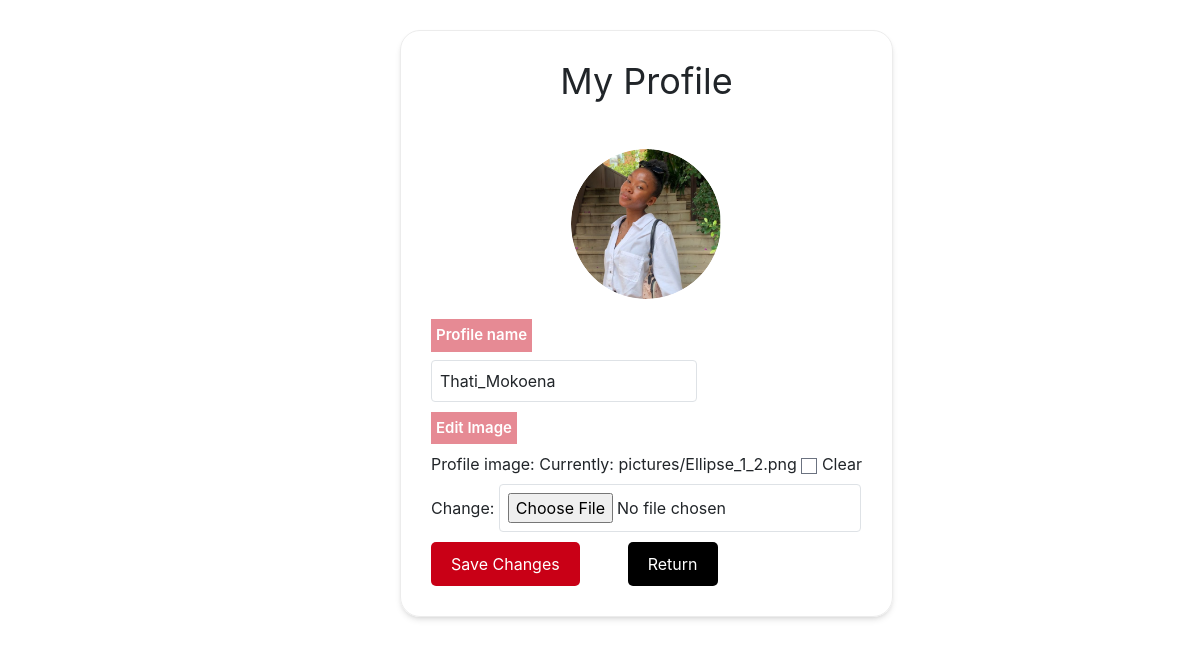
The app's page /profile (signed in) with its own data.
### mail/models.py (models this page shows, shortened)
class User(AbstractUser):
    pass

class Profile(models.Model):
    user = models.OneToOneField(User, on_delete=models.CASCADE)
    profile_image = models.ImageField(upload_to='pictures/', null=True, blank=True)

### mail/views.py (the view)
# urls.py: path("profile", views.profile, name="profile"),
@login_required
def profile(request):
    if request.method == 'POST':
        u_form = UserUpdateForm(request.POST, instance=request.user)
        p_form = ProfileForm(request.POST, request.FILES, instance=request.user.profile)
        if u_form.is_valid() and p_form.is_valid():
            u_form.save()
            p_form.save()
            return redirect('profile')
    else:
        u_form = UserUpdateForm(instance=request.user)
        p_form = ProfileForm(instance=request.user.profile)
    context = {
        'u_form': u_form,
        'p_form': p_form
    }
    return render(request, 'mail/profile.html', context)

### mail/forms.py
class UserUpdateForm(forms.ModelForm):
    class Meta:
        model = User
        fields = ['username']
        widgets = {
            'username': forms.TextInput(attrs={
                'class': 'w-full p-2 rounded border border-gray-300 focus:outline-none focus:ring-2 focus:ring-blue-500',
                'placeholder': 'Profile name'
            }),
        }

class ProfileForm(forms.ModelForm):
    class Meta:
        model = Profile
        fields = ['profile_image']
        widgets = {
            'profile_image': forms.ClearableFileInput(attrs={
                'class': 'w-full p-2 rounded border border-gray-300 focus:outline-none focus:ring-2 focus:ring-blue-500'
            }),
        }

### mail/templates/mail/profile.html (shortened to what this page needs)
{% extends "mail/layout.html" %}
{% load static tailwind_tags %}
{% load static %}
{% block body %}
<div class="profile-contain shadow-md ">
  <h2 class="flex mb-5 justify-center text-4xl">My Profile</h2>
  {% if user.profile.profile_image %}
  <img class="profile-image" width="150px" src="{{ user.profile.profile_image.url }}" alt="Profile Picture">
  {% else %}
  <p>No profile picture uploaded.</p>
  {% endif %}
  <form method="POST" enctype="multipart/form-data" class="form-container">
    <div>
      <label for="username" class="label">Profile name</label>
      {{ u_form.username }}
    </div>
    <div>
      <label for="username" class=" label">Edit Image</label>
      {{ p_form.as_p }}
    </div>
    <div class=" flex items-center justify-between">
      <button type="submit" class="submit-button mr-5">
        Save Changes
      </button>
      <a style=" text-decoration: none; color: white;" class="submit-button white" href=" {% url 'index' %}">Return
      </a>
    </div>
  </form>
</div>
{% endblock %}

### mail/templates/mail/layout.html (style rules this page uses)
.padding { padding: 0px; }

### mail/templates/mail/profile.html (style rules this page uses)
.profile-contain { display: flex; border: 1px solid rgb(236, 236, 236); flex-direction: column; border-radius: 20px; width: fit-content; align-items: center; position: absolute; padding: 30px; height: max-content; width: fit-content; margin-left: 400px; margin-top: 30px; }
.profile-image { margin-bottom: 20px; border-radius: 50%; }
.form-container { display: flex; flex-direction: column; gap: 10px; width: 100%; }
.submit-button { align-items: center; display: flex; justify-content: center; background-color: #C90016; color: white; padding: 10px 20px; width: fit-content; border-radius: 5px; cursor: pointer; }
.shadow-md { --tw-shadow: 0 4px 6px -1px rgb(0 0 0 / 0.1), 0 2px 4px -2px rgb(0 0 0 / 0.1); --tw-shadow-colored: 0 4px 6px -1px var(--tw-shadow-color), 0 2px 4px -2px var(--tw-shadow-color); box-shadow: var(--tw-ring-offset-shadow, 0 0 #0000), var(--tw-ring-shadow, 0 0 #0000), var(--tw-shadow); }
.label { width: fit-content; padding: 5px 5px; display: flex; font-size: 15px; font-weight: 600; color: white; background-color: #E68A94; }
.white { background-color: black; color: white; }

### records on screen
User: profile.profile_image (picture), username "Thati_Mokoena"
